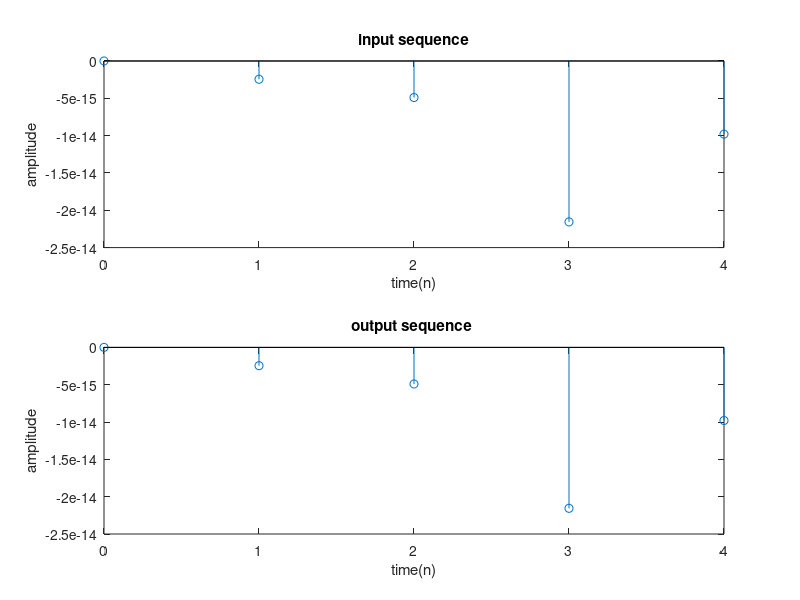

MATLAB code to generate this figure:
clc;
clear all;
close all;
L=input('enter the upsampling factor');
D=input('enter the downsampling factor');
N=input('enter the length of the input signal');
f1=input('enter the frequency of first sinusodal');
f2=input('enter the frequency of second sinusodal');
n=0:N-1;
x=sin(2*pi*f1*n)+sin(2*pi*f2*n);
y=resample(x,L,D);
subplot(2,1,1)
stem(n,x(1:N))
title('input sequence');
xlabel('time(n)');
ylabel('amplitude');
subplot(2,1,2)
m=0:N*L/D-1;
stem(m,y(1:N*L/D));
title('output sequence ');
xlabel('time(n)');
ylabel('amplitude');